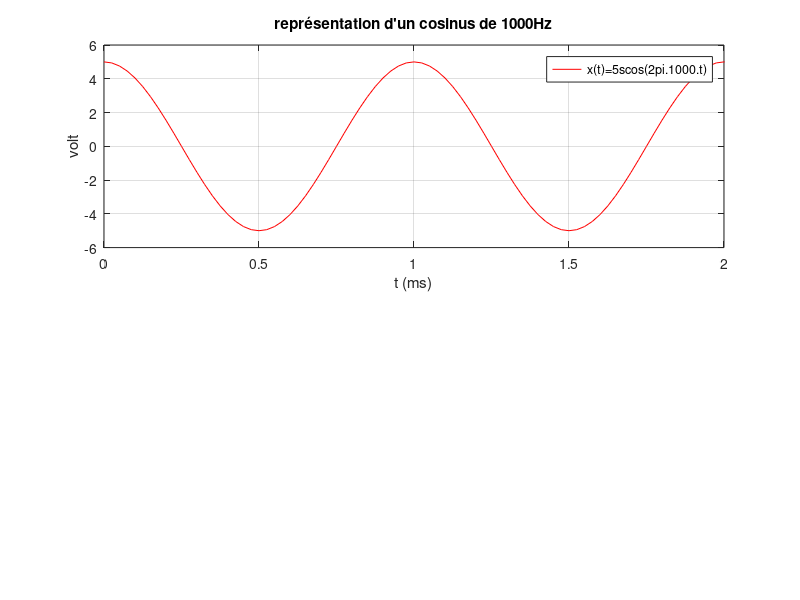

MATLAB code to generate this figure: (Note: this script raises an error after producing the figure.)
clc;
close;    %ferme les anciennes figures

f=1000;  %fréquence du signal x(t)
A=5;  %amplitude de x(t)

fe=40000; %fréquence d'échantillonnage
Te=1/fe;  %durée d'un échantillon
Ns=2000; %nombre d'échantillons

t=0:Te:(Ns-1)*Te;

x=A*cos(2*pi*f*t); % génération de x(t)

% Affichage de x(t)
subplot(2,1,1)
plot(t*1000,x,"r")
title('représentation d''un cosinus de 1000Hz')
xlabel('t (ms)')
ylabel('volt')
legend('x(t)=5scos(2pi.1000.t)')
grid on
axis([0 2 -6 6])

%calcul de X(f): spectre en amplitude de x(t)
[X f]=spectre(x,fe,Ns);  % appel à la fonction  spectre.

% affichage du spectre en amplitude
subplot(2,1,2)
plot(f,X,"b");
title('représentation du spectre en amplitude de x(t)')
xlabel('f (Hz)')
ylabel('Volt')
legend('|X(f)|')
axis([0 10000 0 6])  %affichage entre 0 et 10kHz
grid on


